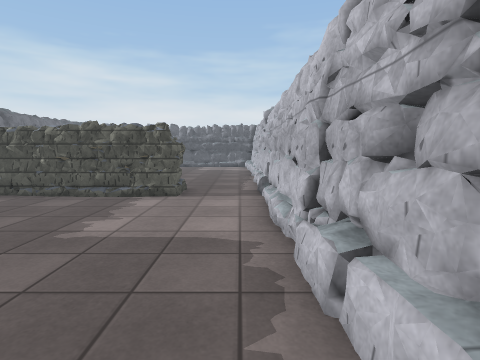
[1] (above)

19 first-person views from a walk through a Unity game level. The camera is 1.3 m above the floor, tilts 6° down and sees 80° across. The floor is counted in squares, 1 m on a side. Each view is taken from the middle of a square. On the plan, view 1 faces up. The plan holds only what a view shows up to about 13 squares ahead; the rest is blank. The place goes on beyond the plan. The player character is not drawn. Some surface patterns are stand-ins.

[2]
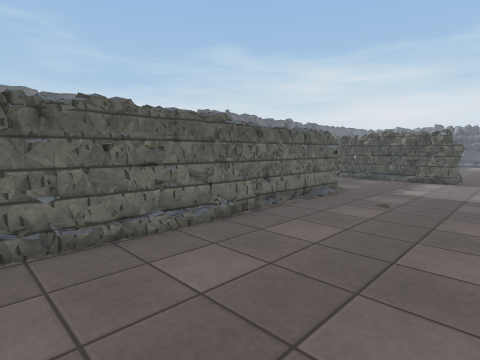

[3]
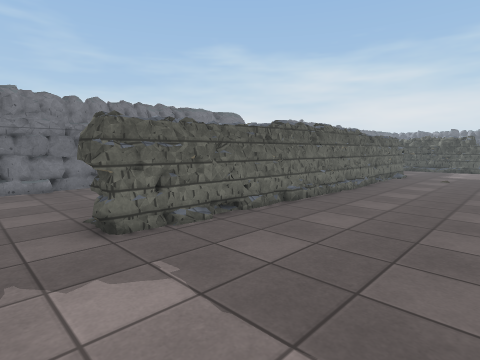

[4]
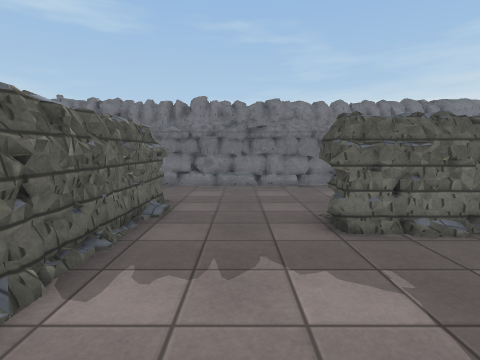

[5]
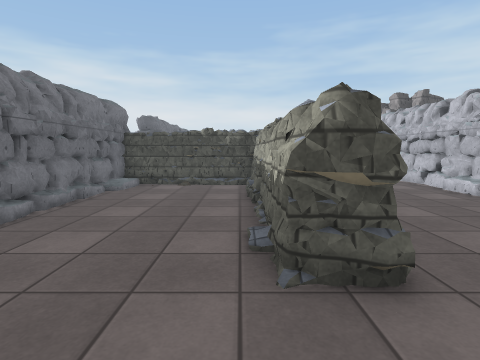

[6]
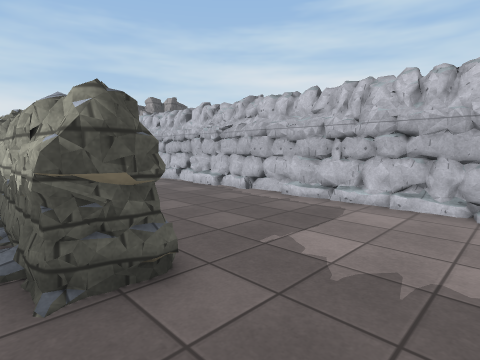

[7]
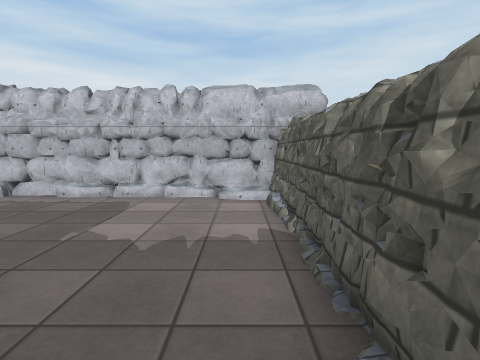

[8]
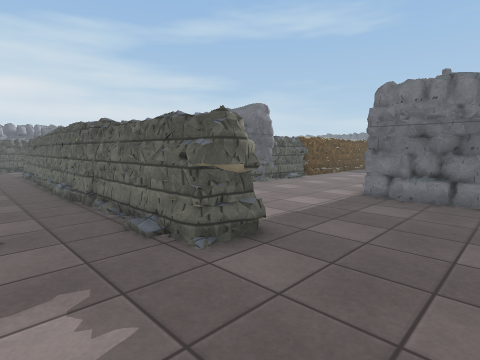

[9]
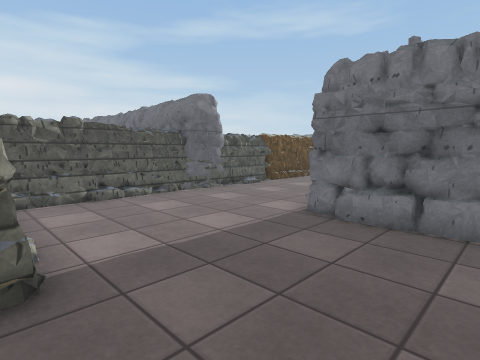

[10]
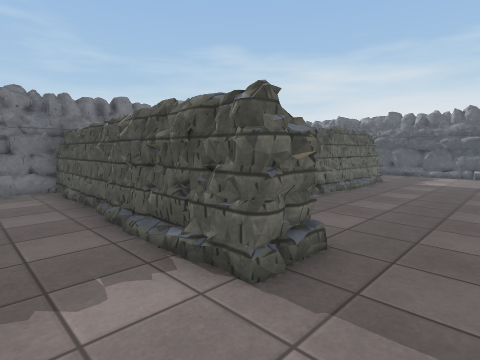

[11]
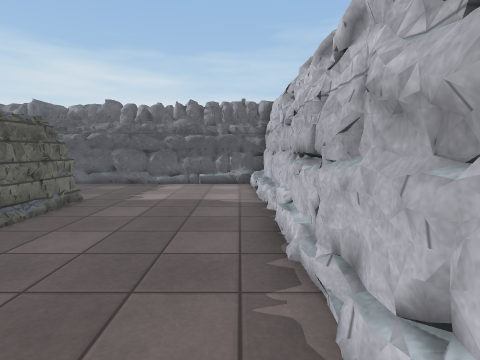

[12]
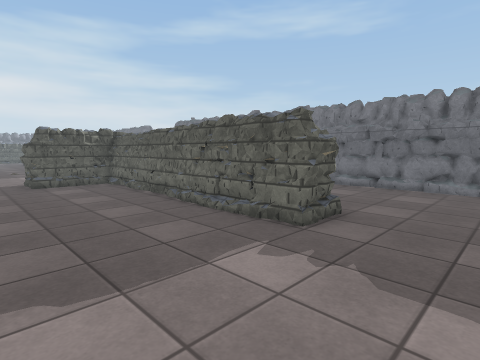

[13]
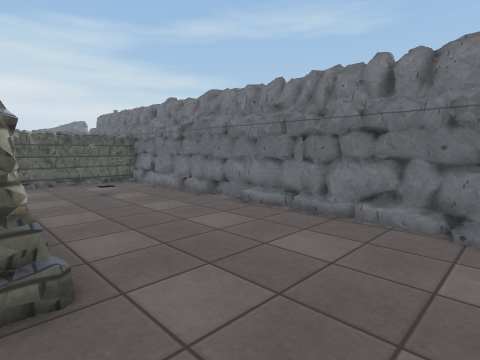

[14]
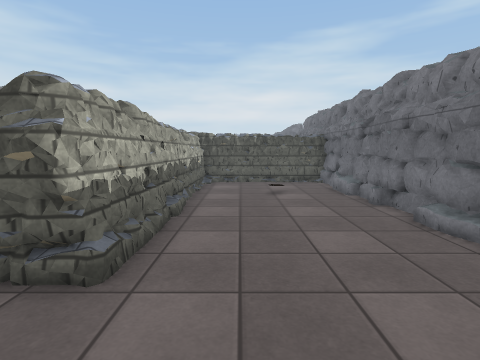

[15]
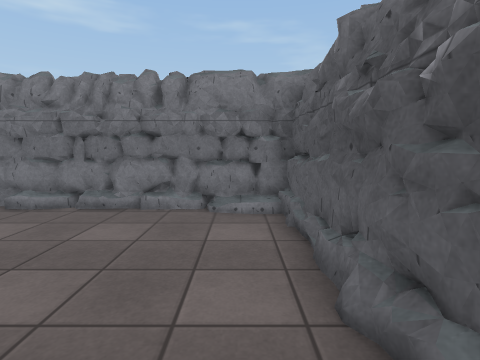

[16]
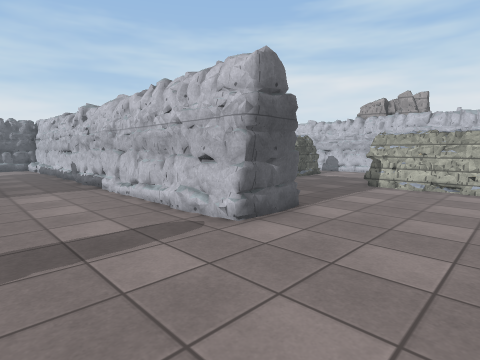

[17]
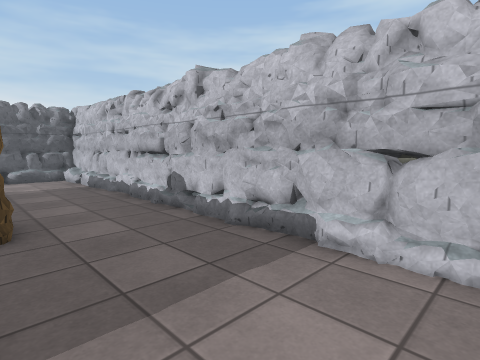

[18]
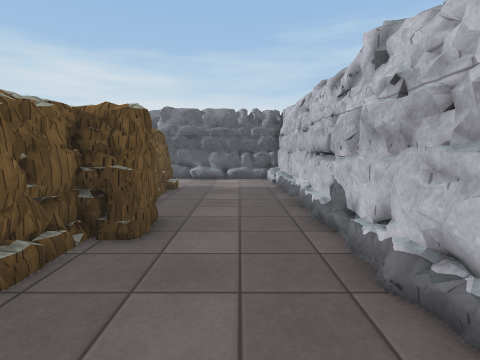

[19]
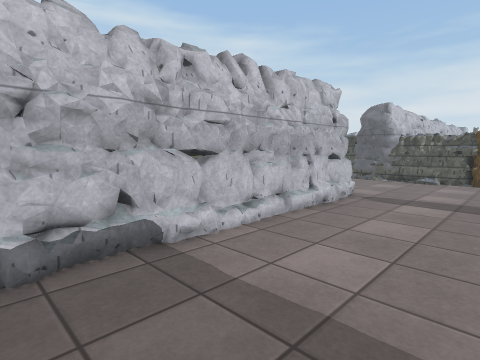

### Floor plan
Key: @ floor where view 1 was taken; # wall or solid block; . floor; / step, stairs or slope.
Columns run from 16 left of view 1 to 2 right of it. Each row starts with its distance up from view 1.
 22 ##################
 21 ....###..........#
 20 ....##...........#
 19 ....##...........#
 18 ....##.....#.....#
 17 ....##.....#.....#
 16 ....##.....#.....#
 15 ....##.....#.....#
 14 #...##.....#.....#
 13 #...##.....#.....#
 12 ....##.....#.....#
 11 ....##.....#.....#
 10 ....##.....#.....#
  9 ....###########..#
  8 ....###########..#
  7 ....###..........#
  6 ....###..........#
  5 ....##...........#
  4 ....##.....#/....#
  3 ...........#/....#
  2 ...........#/....#
  1  ..........##....#
  0 ...........##...@#
 -1 #############....#
 -2      ########....#
 -3      #/....#.....#
 -4      #/....#.....#
 -5      #/....##....#
 -6      #/....##....#
 -7      #/....#.....#
 -8      #/....#.....#
 -9      #.....#.....#
-10      #.....#.....#
-11      #...........#
-12      #...........#
-13      #...........##
-14      #...##########

Positions as (right, up) in squares from view 1, and headings:
1: (0, 0), facing up
2: (0, -5), facing up-left
3: (0, -12), facing up-left
4: (0, -12), facing left
5: (-6, -13), facing up
6: (-6, -13), facing up-right
7: (-7, -13), facing right
8: (-2, 7), facing down-left
9: (-5, 7), facing down-left
10: (0, 6), facing up-left
11: (0, 11), facing up
12: (0, 21), facing down-left
13: (-5, 21), facing down-left
14: (-7, 21), facing down
15: (-4, 21), facing left
16: (-16, 0), facing up-right
17: (-16, 8), facing up-right
18: (-14, 9), facing up
19: (-16, 12), facing down-right
